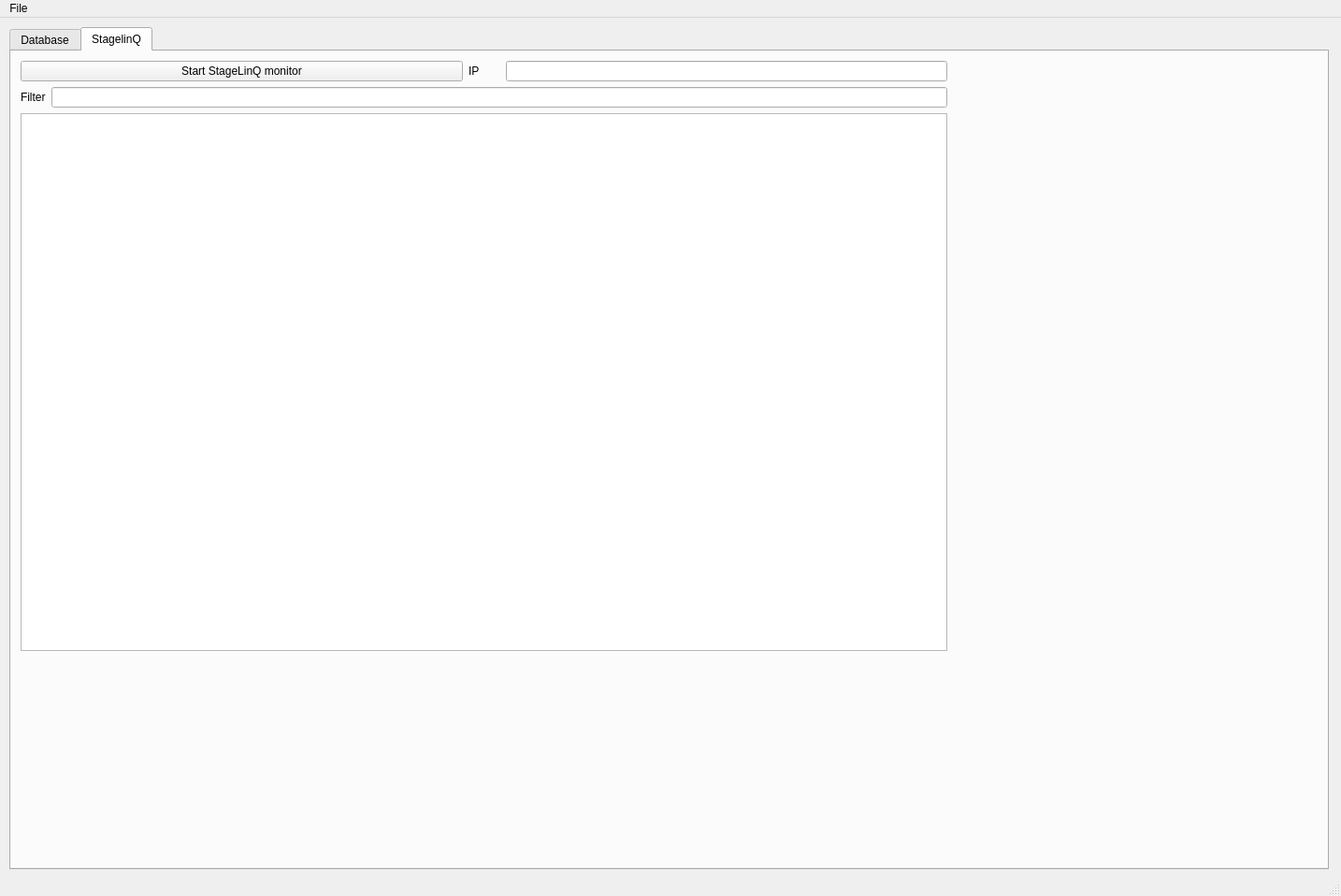
<?xml version="1.0" encoding="UTF-8"?>
<ui version="4.0">
 <class>MainWindow</class>
 <widget class="QMainWindow" name="MainWindow">
  <property name="geometry">
   <rect>
    <x>0</x>
    <y>0</y>
    <width>1434</width>
    <height>958</height>
   </rect>
  </property>
  <property name="minimumSize">
   <size>
    <width>0</width>
    <height>0</height>
   </size>
  </property>
  <property name="windowTitle">
   <string>piratengine</string>
  </property>
  <widget class="QWidget" name="centralwidget">
   <widget class="QTabWidget" name="tabWidget">
    <property name="geometry">
     <rect>
      <x>10</x>
      <y>10</y>
      <width>1411</width>
      <height>901</height>
     </rect>
    </property>
    <property name="currentIndex">
     <number>1</number>
    </property>
    <widget class="QWidget" name="tab">
     <attribute name="title">
      <string>Database</string>
     </attribute>
     <widget class="QWidget" name="gridLayoutWidget">
      <property name="geometry">
       <rect>
        <x>10</x>
        <y>10</y>
        <width>1381</width>
        <height>851</height>
       </rect>
      </property>
      <layout class="QGridLayout" name="gridLayout">
       <item row="5" column="0">
        <widget class="QTableWidget" name="FilesTable"/>
       </item>
       <item row="0" column="1">
        <layout class="QVBoxLayout" name="verticalLayout_3">
         <item>
          <widget class="QPushButton" name="BackupDBButton">
           <property name="text">
            <string>Backup database</string>
           </property>
          </widget>
         </item>
         <item>
          <widget class="QPushButton" name="CreatePlaylistButton">
           <property name="text">
            <string>Create playlist</string>
           </property>
          </widget>
         </item>
         <item>
          <widget class="QPushButton" name="AddTrackToPlaylistButton">
           <property name="text">
            <string>Add track(s) to playlist</string>
           </property>
          </widget>
         </item>
         <item>
          <widget class="QPushButton" name="ImportToPlaylistButton">
           <property name="text">
            <string>Import file to playlist (txt,json,m3u)</string>
           </property>
          </widget>
         </item>
         <item>
          <widget class="QPushButton" name="ExportPlaylistButton">
           <property name="text">
            <string>Export playlist(s) (txt,json,m3u)</string>
           </property>
          </widget>
         </item>
         <item>
          <widget class="QPushButton" name="ScanFolderButton">
           <property name="text">
            <string>Scan database root folder for music files</string>
           </property>
          </widget>
         </item>
         <item>
          <widget class="QPushButton" name="ImportFilesButton">
           <property name="text">
            <string>Import file(s) to Track database</string>
           </property>
          </widget>
         </item>
        </layout>
       </item>
       <item row="3" column="0">
        <widget class="QTableWidget" name="TrackTable">
         <property name="minimumSize">
          <size>
           <width>800</width>
           <height>0</height>
          </size>
         </property>
        </widget>
       </item>
       <item row="5" column="1">
        <widget class="QTableWidget" name="PlaylistContentTable">
         <property name="horizontalScrollBarPolicy">
          <enum>Qt::ScrollBarAlwaysOn</enum>
         </property>
        </widget>
       </item>
       <item row="1" column="1">
        <spacer name="horizontalSpacer_2">
         <property name="orientation">
          <enum>Qt::Horizontal</enum>
         </property>
         <property name="sizeHint" stdset="0">
          <size>
           <width>40</width>
           <height>20</height>
          </size>
         </property>
        </spacer>
       </item>
       <item row="3" column="1">
        <widget class="QTableWidget" name="PlaylistTable"/>
       </item>
       <item row="1" column="0">
        <spacer name="horizontalSpacer">
         <property name="orientation">
          <enum>Qt::Horizontal</enum>
         </property>
         <property name="sizeHint" stdset="0">
          <size>
           <width>40</width>
           <height>20</height>
          </size>
         </property>
        </spacer>
       </item>
       <item row="4" column="0">
        <layout class="QHBoxLayout" name="horizontalLayout_6">
         <item>
          <widget class="QLabel" name="FilesTableLabel">
           <property name="sizePolicy">
            <sizepolicy hsizetype="Minimum" vsizetype="Preferred">
             <horstretch>0</horstretch>
             <verstretch>0</verstretch>
            </sizepolicy>
           </property>
           <property name="minimumSize">
            <size>
             <width>185</width>
             <height>0</height>
            </size>
           </property>
           <property name="text">
            <string>Files</string>
           </property>
          </widget>
         </item>
         <item>
          <spacer name="horizontalSpacer_5">
           <property name="orientation">
            <enum>Qt::Horizontal</enum>
           </property>
           <property name="sizeHint" stdset="0">
            <size>
             <width>40</width>
             <height>20</height>
            </size>
           </property>
          </spacer>
         </item>
         <item>
          <widget class="QLabel" name="FilesFilterLabel">
           <property name="text">
            <string>Filter</string>
           </property>
          </widget>
         </item>
         <item>
          <widget class="QLineEdit" name="FilesFilter"/>
         </item>
        </layout>
       </item>
       <item row="2" column="0">
        <layout class="QHBoxLayout" name="horizontalLayout_3">
         <item>
          <widget class="QLabel" name="TrackTableLabel">
           <property name="sizePolicy">
            <sizepolicy hsizetype="Minimum" vsizetype="Preferred">
             <horstretch>0</horstretch>
             <verstretch>0</verstretch>
            </sizepolicy>
           </property>
           <property name="minimumSize">
            <size>
             <width>140</width>
             <height>0</height>
            </size>
           </property>
           <property name="maximumSize">
            <size>
             <width>16777142</width>
             <height>16777215</height>
            </size>
           </property>
           <property name="text">
            <string>Tracks</string>
           </property>
          </widget>
         </item>
         <item>
          <spacer name="horizontalSpacer_3">
           <property name="orientation">
            <enum>Qt::Horizontal</enum>
           </property>
           <property name="sizeHint" stdset="0">
            <size>
             <width>40</width>
             <height>20</height>
            </size>
           </property>
          </spacer>
         </item>
         <item>
          <widget class="QLabel" name="TrackFilterLabel">
           <property name="text">
            <string>Filter</string>
           </property>
          </widget>
         </item>
         <item>
          <widget class="QLineEdit" name="TrackFilter"/>
         </item>
        </layout>
       </item>
       <item row="0" column="0">
        <layout class="QVBoxLayout" name="verticalLayout_2">
         <item>
          <layout class="QVBoxLayout" name="verticalLayout">
           <item>
            <layout class="QHBoxLayout" name="horizontalLayout">
             <item>
              <widget class="QTextEdit" name="DBPathTextEdit">
               <property name="sizePolicy">
                <sizepolicy hsizetype="Expanding" vsizetype="Fixed">
                 <horstretch>0</horstretch>
                 <verstretch>0</verstretch>
                </sizepolicy>
               </property>
               <property name="minimumSize">
                <size>
                 <width>0</width>
                 <height>10</height>
                </size>
               </property>
               <property name="baseSize">
                <size>
                 <width>0</width>
                 <height>0</height>
                </size>
               </property>
               <property name="html">
                <string>&lt;!DOCTYPE HTML PUBLIC &quot;-//W3C//DTD HTML 4.0//EN&quot; &quot;http://www.w3.org/TR/REC-html40/strict.dtd&quot;&gt;
&lt;html&gt;&lt;head&gt;&lt;meta name=&quot;qrichtext&quot; content=&quot;1&quot; /&gt;&lt;meta charset=&quot;utf-8&quot; /&gt;&lt;style type=&quot;text/css&quot;&gt;
p, li { white-space: pre-wrap; }
hr { height: 1px; border-width: 0; }
li.unchecked::marker { content: &quot;\2610&quot;; }
li.checked::marker { content: &quot;\2612&quot;; }
&lt;/style&gt;&lt;/head&gt;&lt;body style=&quot; font-family:'Noto Sans'; font-size:9pt; font-weight:400; font-style:normal;&quot;&gt;
&lt;p style=&quot;-qt-paragraph-type:empty; margin-top:0px; margin-bottom:0px; margin-left:0px; margin-right:0px; -qt-block-indent:0; text-indent:0px;&quot;&gt;&lt;br /&gt;&lt;/p&gt;&lt;/body&gt;&lt;/html&gt;</string>
               </property>
              </widget>
             </item>
             <item>
              <widget class="QPushButton" name="DBLoadButton">
               <property name="text">
                <string>Load db</string>
               </property>
              </widget>
             </item>
             <item>
              <widget class="QPushButton" name="DBChooseDirButton">
               <property name="text">
                <string>Choose dir</string>
               </property>
              </widget>
             </item>
            </layout>
           </item>
           <item>
            <layout class="QHBoxLayout" name="horizontalLayout_2">
             <item>
              <widget class="QTableWidget" name="DBTable"/>
             </item>
            </layout>
           </item>
          </layout>
         </item>
        </layout>
       </item>
       <item row="2" column="1">
        <layout class="QHBoxLayout" name="horizontalLayout_4">
         <item>
          <widget class="QLabel" name="PlaylistTableLabel">
           <property name="sizePolicy">
            <sizepolicy hsizetype="Minimum" vsizetype="Preferred">
             <horstretch>0</horstretch>
             <verstretch>0</verstretch>
            </sizepolicy>
           </property>
           <property name="minimumSize">
            <size>
             <width>86</width>
             <height>0</height>
            </size>
           </property>
           <property name="text">
            <string>Playlists</string>
           </property>
          </widget>
         </item>
         <item>
          <spacer name="horizontalSpacer_4">
           <property name="orientation">
            <enum>Qt::Horizontal</enum>
           </property>
           <property name="sizeHint" stdset="0">
            <size>
             <width>40</width>
             <height>20</height>
            </size>
           </property>
          </spacer>
         </item>
         <item>
          <widget class="QLabel" name="PlaylistFilterLabel">
           <property name="text">
            <string>Filter</string>
           </property>
          </widget>
         </item>
         <item>
          <widget class="QLineEdit" name="PlaylistFilter"/>
         </item>
        </layout>
       </item>
       <item row="4" column="1">
        <layout class="QHBoxLayout" name="horizontalLayout_7">
         <item>
          <layout class="QHBoxLayout" name="horizontalLayout_8">
           <item>
            <widget class="QLabel" name="PlaylistContentTableLabel">
             <property name="text">
              <string>Playlist Content</string>
             </property>
            </widget>
           </item>
           <item>
            <spacer name="horizontalSpacer_6">
             <property name="orientation">
              <enum>Qt::Horizontal</enum>
             </property>
             <property name="sizeHint" stdset="0">
              <size>
               <width>40</width>
               <height>20</height>
              </size>
             </property>
            </spacer>
           </item>
           <item>
            <widget class="QLabel" name="PlaylistContentFilterLable">
             <property name="text">
              <string>Filter</string>
             </property>
            </widget>
           </item>
           <item>
            <widget class="QLineEdit" name="PlaylistContentFilter"/>
           </item>
          </layout>
         </item>
        </layout>
       </item>
      </layout>
     </widget>
    </widget>
    <widget class="QWidget" name="tab_2">
     <attribute name="title">
      <string>StagelinQ</string>
     </attribute>
     <widget class="QWidget" name="gridLayoutWidget_2">
      <property name="geometry">
       <rect>
        <x>10</x>
        <y>10</y>
        <width>991</width>
        <height>631</height>
       </rect>
      </property>
      <layout class="QGridLayout" name="gridLayout_2">
       <item row="0" column="0">
        <layout class="QVBoxLayout" name="verticalLayout_4">
         <item>
          <layout class="QHBoxLayout" name="horizontalLayout_9">
           <item>
            <widget class="QPushButton" name="stagelinqStartButton">
             <property name="text">
              <string>Start StageLinQ monitor</string>
             </property>
            </widget>
           </item>
           <item>
            <widget class="QLabel" name="stagelinqIPFilterLabel">
             <property name="sizePolicy">
              <sizepolicy hsizetype="Fixed" vsizetype="Preferred">
               <horstretch>0</horstretch>
               <verstretch>0</verstretch>
              </sizepolicy>
             </property>
             <property name="minimumSize">
              <size>
               <width>34</width>
               <height>0</height>
              </size>
             </property>
             <property name="text">
              <string>IP</string>
             </property>
            </widget>
           </item>
           <item>
            <widget class="QLineEdit" name="stagelinqIP">
             <property name="sizePolicy">
              <sizepolicy hsizetype="Minimum" vsizetype="Fixed">
               <horstretch>0</horstretch>
               <verstretch>0</verstretch>
              </sizepolicy>
             </property>
             <property name="minimumSize">
              <size>
               <width>460</width>
               <height>0</height>
              </size>
             </property>
            </widget>
           </item>
          </layout>
         </item>
         <item>
          <layout class="QHBoxLayout" name="horizontalLayout_5">
           <item>
            <widget class="QLabel" name="stagelinqDataFilterLabel">
             <property name="text">
              <string>Filter</string>
             </property>
            </widget>
           </item>
           <item>
            <widget class="QLineEdit" name="stagelinqDataFilter">
             <property name="toolTip">
              <string extracomment="Filter on stagelinq data"/>
             </property>
             <property name="text">
              <string extracomment="filter on stagelinq data"/>
             </property>
            </widget>
           </item>
          </layout>
         </item>
         <item>
          <widget class="QTableWidget" name="stagelinqTable"/>
         </item>
        </layout>
       </item>
      </layout>
     </widget>
    </widget>
   </widget>
  </widget>
  <widget class="QMenuBar" name="menubar">
   <property name="geometry">
    <rect>
     <x>0</x>
     <y>0</y>
     <width>1434</width>
     <height>22</height>
    </rect>
   </property>
   <widget class="QMenu" name="menuFile">
    <property name="title">
     <string>File</string>
    </property>
    <addaction name="actionLoad_database"/>
    <addaction name="actionChoose_table_columns"/>
    <addaction name="actionExit"/>
   </widget>
   <addaction name="menuFile"/>
  </widget>
  <widget class="QStatusBar" name="statusbar"/>
  <action name="actionLoad_database">
   <property name="text">
    <string>Load database</string>
   </property>
  </action>
  <action name="actionExit">
   <property name="text">
    <string>Exit</string>
   </property>
  </action>
  <action name="actionChoose_table_columns">
   <property name="text">
    <string>Choose table columns</string>
   </property>
  </action>
 </widget>
 <resources/>
 <connections/>
</ui>
